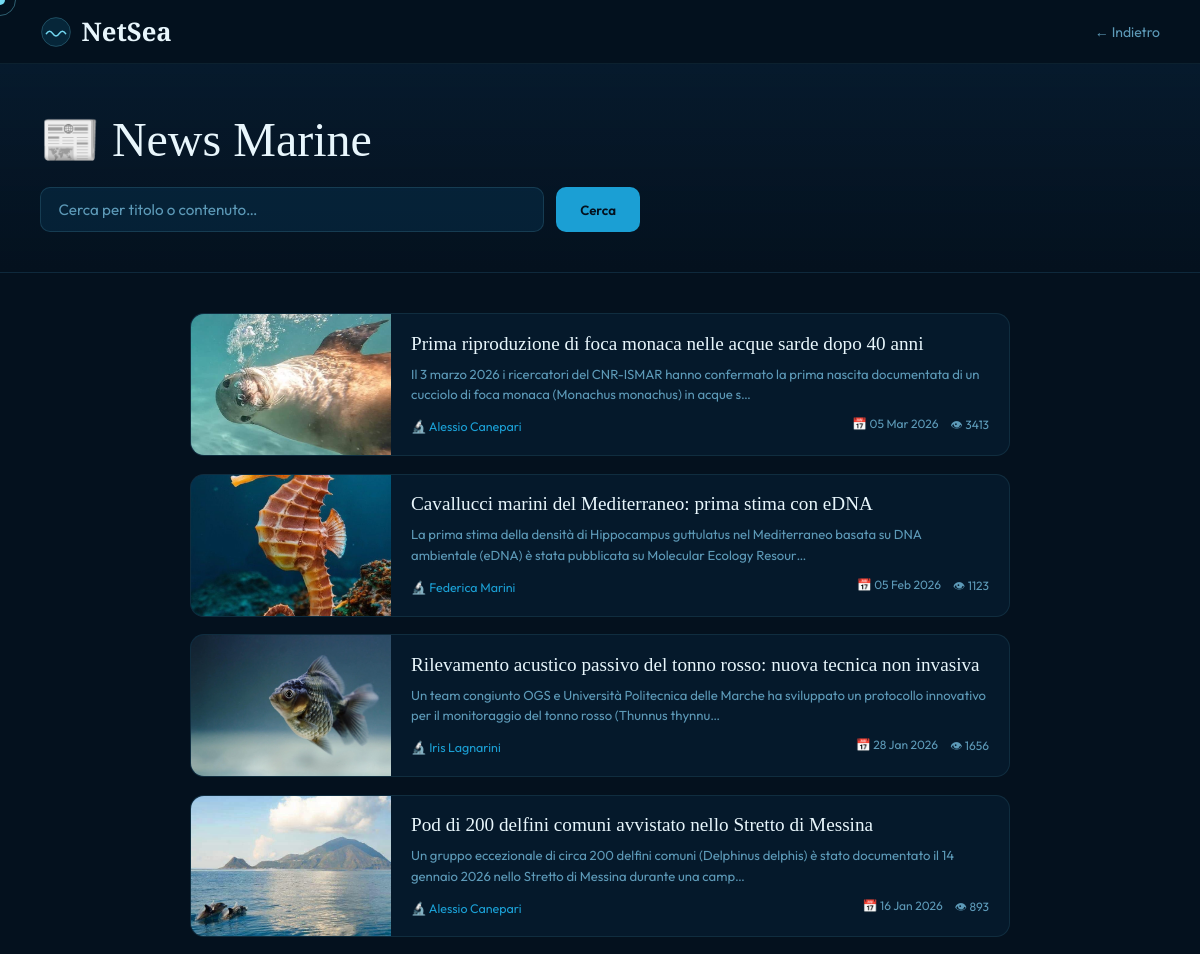
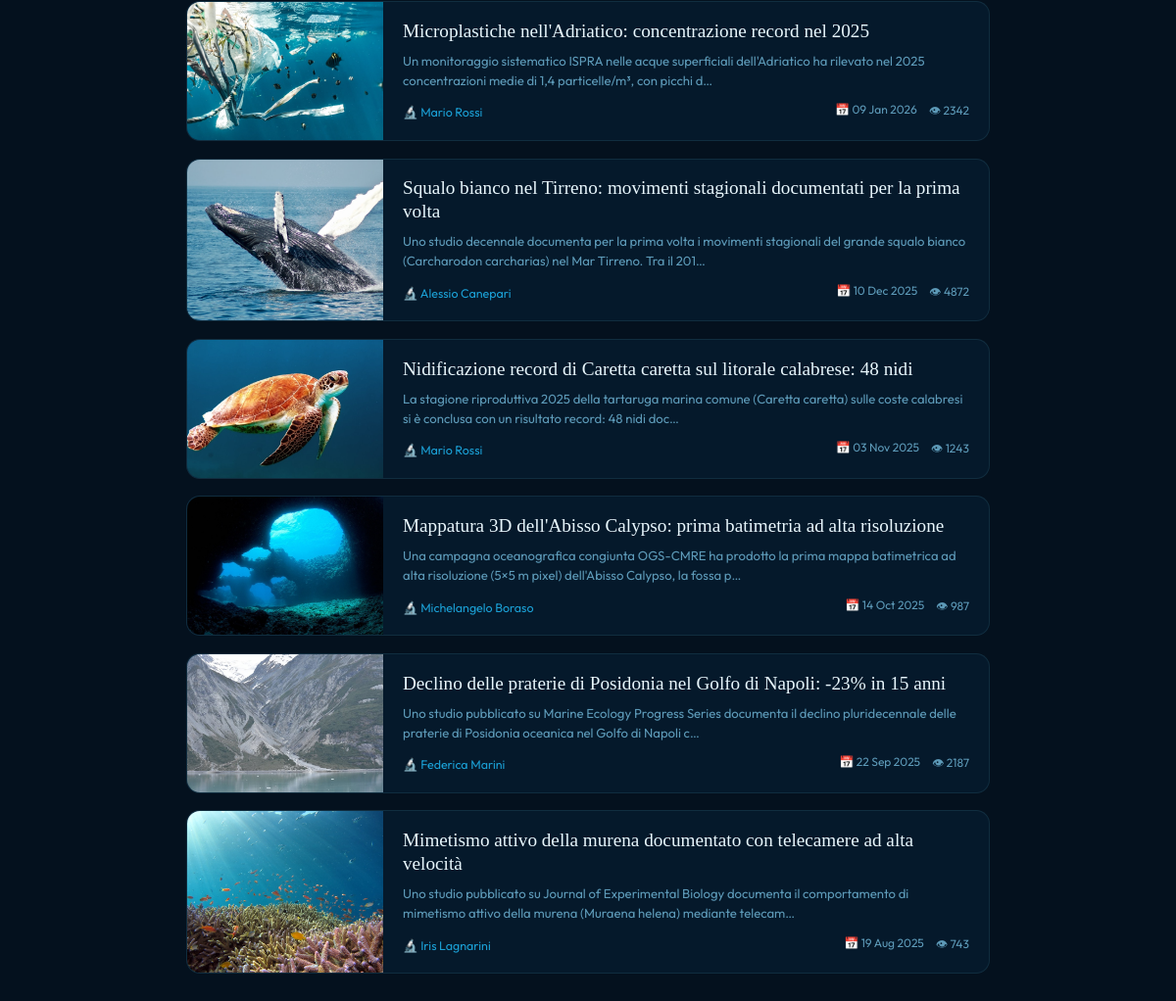
Before: /news.php with the older database file (2 pictures, top to bottom).
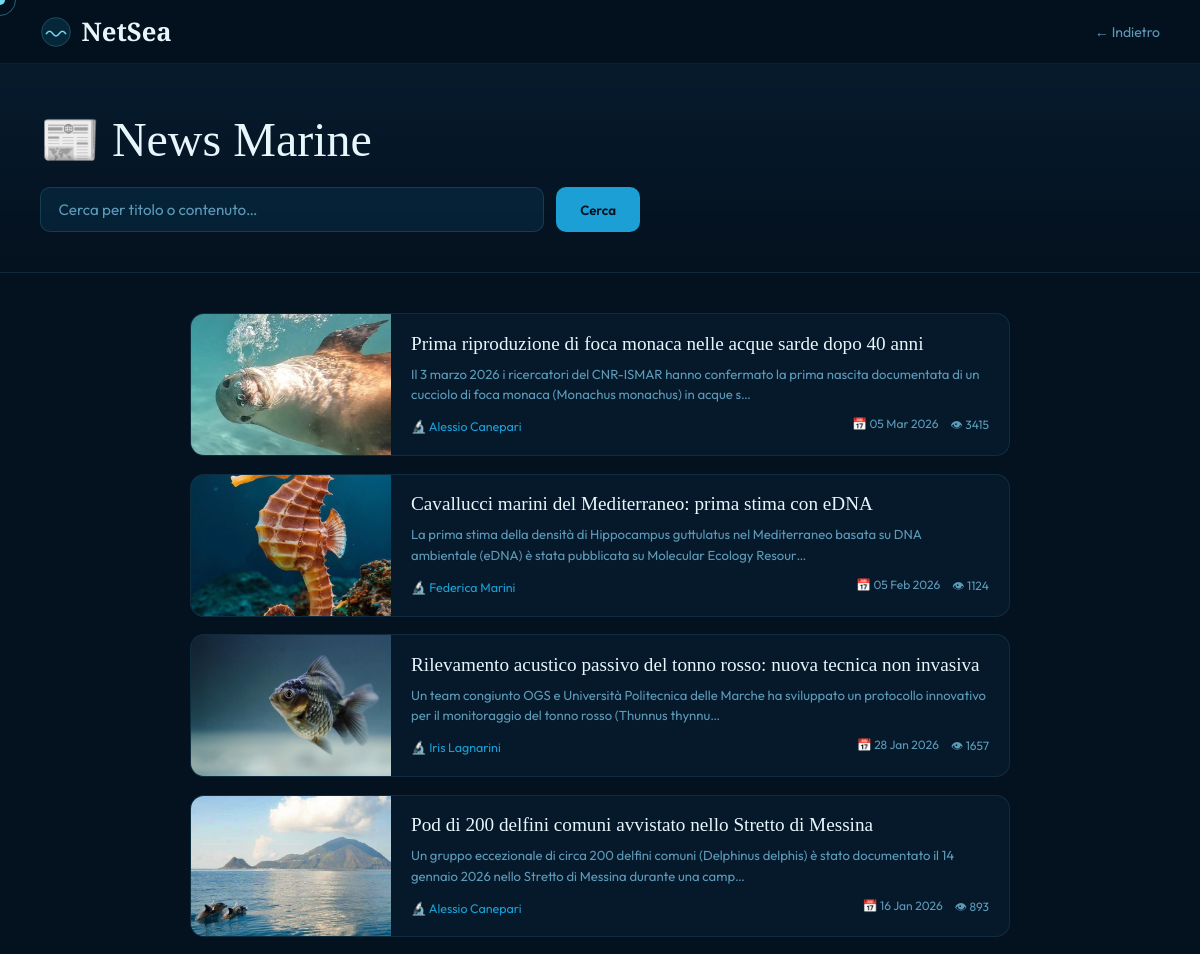
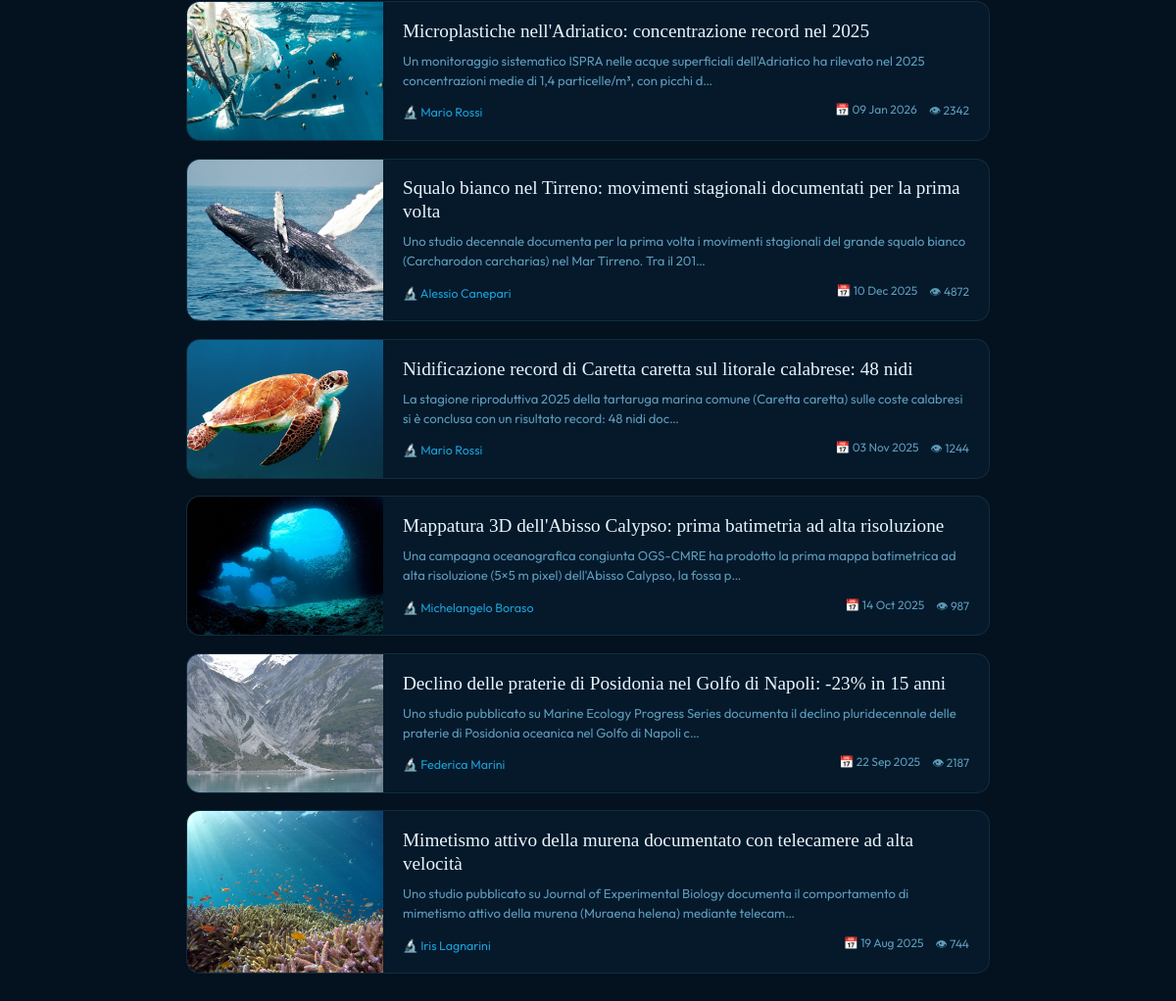
After: the same page with the newer database file (2 pictures, top to bottom).
### tables this page shows
CREATE TABLE `news` (
  `id_news` int(11) NOT NULL,
  `titolo` varchar(150) DEFAULT NULL,
  `contenuto` text DEFAULT NULL,
  `copertina` text DEFAULT NULL,
  `data_pub` date DEFAULT NULL,
  `visualizzazioni` int(11) DEFAULT NULL,
  `id_ricercatore` int(11) DEFAULT NULL
);

CREATE TABLE `utente` (
  `id_utente` int(11) NOT NULL,
  `username` varchar(50) DEFAULT NULL,
  `password_hash` text DEFAULT NULL,
  `email` varchar(150) DEFAULT NULL,
  `nome` varchar(100) DEFAULT NULL,
  `cognome` varchar(100) DEFAULT NULL,
  `data_registrazione` date DEFAULT NULL,
  `is_admin` tinyint(1) DEFAULT 0,
  `foto_profilo` varchar(255) DEFAULT NULL
);

### news.php (the view, shortened to what this page needs)
<?php
require 'config.php';
$q = trim($_GET['q'] ?? '');
$like = '%' . $q . '%';
if ($q) {
    $stmt = $connessione->prepare("
        SELECT n.*, u.nome AS nome_autore, u.cognome AS cognome_autore
        FROM news n
        JOIN ricercatore r ON n.id_ricercatore = r.id_ricercatore
        JOIN utente u ON r.id_ricercatore = u.id_utente
        WHERE n.titolo LIKE ? OR n.contenuto LIKE ?
        ORDER BY n.data_pub DESC
    ");
    $stmt->execute([$like, $like]);
} else {
    $stmt = $connessione->query("
        SELECT n.*, u.nome AS nome_autore, u.cognome AS cognome_autore
        FROM news n
        JOIN ricercatore r ON n.id_ricercatore = r.id_ricercatore
        JOIN utente u ON r.id_ricercatore = u.id_utente
        ORDER BY n.data_pub DESC
    ");
}
$tutte_news = $stmt->fetchAll();
?>
<!DOCTYPE html>
<html lang="it">
<head>
  <link rel="stylesheet" href="style.css">
</head>
<body>
<nav>
  <a href="index.php" class="nav-logo">
    <svg viewBox="0 0 40 40" fill="none">
      <circle cx="20" cy="20" r="18" fill="rgba(27,159,212,.15)" stroke="rgba(114,215,240,.3)" stroke-width="1"/>
      <path d="M8 22 Q12 16 16 22 Q20 28 24 22 Q28 16 32 22" stroke="#72d7f0" stroke-width="2" fill="none" stroke-linecap="round"/>
    </svg>
    NetSea
  </a>
  <a href="javascript:history.back()" class="nav-back">← Indietro</a>
</nav>
<div class="page-hero">
  <h1>📰 News Marine</h1>
  <form class="search-bar" method="GET" action="news.php">
    <input type="text" name="q" value="<?= htmlspecialchars($q) ?>"
           placeholder="Cerca per titolo o contenuto…" autocomplete="off">
    <button type="submit">Cerca</button>
  </form>
</div>
<div class="main">
  <?php if (empty($tutte_news)): ?>
    <div class="empty">
      <div>🌊</div>
      <p><?= $q ? 'Nessuna news trovata per questa ricerca.' : 'Nessuna news pubblicata ancora.' ?></p>
    </div>
  <?php else: ?>
    <?php foreach ($tutte_news as $n):
      $data   = $n['data_pub'] ? date('d M Y', strtotime($n['data_pub'])) : '';
      $autore = trim(($n['nome_autore'] ?? '') . ' ' . ($n['cognome_autore'] ?? ''));
      $isImg  = !empty($n['copertina']) && preg_match('/\.(jpg|jpeg|png|gif|webp)$/i', $n['copertina']);
    ?>
    <a href="news_detail.php?id=<?= $n['id_news'] ?>" class="news-card">
      <div class="news-card-img">
        <?php if ($isImg): ?>
          <img src="<?= htmlspecialchars($n['copertina']) ?>" alt="">
        <?php else: ?>
          🌊
        <?php endif; ?>
      </div>
      <div class="news-card-body">
        <h3><?= htmlspecialchars($n['titolo']) ?></h3>
        <p><?= htmlspecialchars(mb_substr($n['contenuto'] ?? '', 0, 150)) ?>…</p>
        <div class="news-card-footer">
          <span class="news-autore">🔬 <?= htmlspecialchars($autore) ?></span>
          <div class="news-meta">
            <span>📅 <?= $data ?></span>
            <span>👁 <?= (int)($n['visualizzazioni'] ?? 0) ?></span>
          </div>
        </div>
      </div>
    </a>
    <?php endforeach; ?>
  <?php endif; ?>
</div>
</body>
</html>

Changed rows visible on the page:
changed news "Prima riproduzione di foca monaca nelle acque sarde dopo 40 anni": visualizzazioni "3413" → "3415"
changed news "Cavallucci marini del Mediterraneo: prima stima con eDNA": visualizzazioni "1123" → "1124"
changed news "Rilevamento acustico passivo del tonno rosso: nuova tecnica non invasiva": visualizzazioni "1656" → "1657"
changed news "Nidificazione record di Caretta caretta sul litorale calabrese: 48 nidi": visualizzazioni "1243" → "1244"
changed news "Mimetismo attivo della murena documentato con telecamere ad alta velocità": visualizzazioni "743" → "744"
